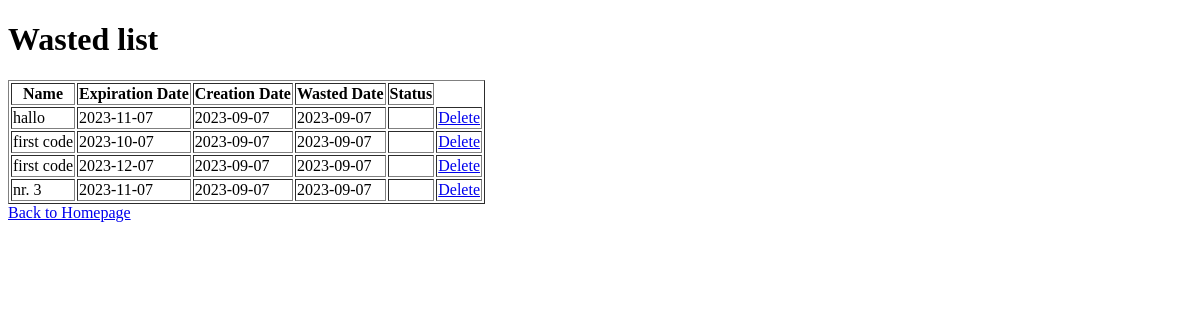
The app's page /wasted_product_list with its own data.
### app.py (models this page shows, shortened)
class Product(db.Model):
    id = db.Column(db.Integer, primary_key=True)
    product_name = db.Column(db.String(200), nullable=False)
    date_created = db.Column(db.DateTime, default=datetime.utcnow)
    date_wasted = db.Column(db.DateTime, default=datetime.utcnow)
    expiration_date = db.Column(db.Date)
    active_status = db.Column(db.Boolean, default=True)
    barcode_id = db.Column(db.Integer, db.ForeignKey('barcode.id'))
    barcode = db.relationship('Barcode', back_populates='products')

### app.py (the view)
@app.route('/wasted_product_list', methods=['GET', 'POST'])
def wasted_product_list():
    products = Product.query.filter_by(active_status=False).order_by(Product.date_created).all()
    return render_template("wasted_product_list.html", products=products)

### templates/wasted_product_list.html (shortened to what this page needs)
{% extends 'base.html' %}
{% block body %}
<div class="content">
    <h1>Wasted list</h1>
    {% if products|length < 1 %} <h4>There are no products.</h4>
        {% else %}
        <table border="1">
            <tr>
                <th>Name</th>
                <th>Expiration Date</th>
                <th>Creation Date</th>
                <th>Wasted Date</th>
                <th>Status</th>
            </tr>
            {% for product in products %}
            <tr>
                <td class="product-name">{{ product.product_name }}</td>
                <td class="expiration-date">{{ product.expiration_date }}</td>
                <td class="creation-date">{{ product.date_created.strftime('%Y-%m-%d') }}</td>
                {% if product.date_wasted != None %}
                    <td class="wasted-date">{{ product.date_wasted.strftime('%Y-%m-%d') }}</td>
                {% endif %}
                <td class="wasted-status" data-product-id="{{ product.id }}"></td>
                <td>
                    <a href="/delete_product/{{product.id}}">Delete</a>
                </td>
            </tr>
            {% endfor %}
        </table>
        {% endif %}
        <a href="/">Back to Homepage</a>
</div>
{% endblock %}

### templates/base.html (shortened to what this page needs)
<!DOCTYPE html>
<html lang="en">
<head>
    <link rel="stylesheet" href="{{ url_for('static', filename='css/main.css')}}">
</head>
<body>
    {% block body %} {% endblock %}
</body>
</html>

### records on screen
Product: product_name "hallo", expiration_date "2023-11-07", date_created "2023-09-07", date_wasted "2023-09-07"
Product: product_name "first code", expiration_date "2023-10-07", date_created "2023-09-07", date_wasted "2023-09-07"
Product: product_name "first code", expiration_date "2023-12-07", date_created "2023-09-07", date_wasted "2023-09-07"
Product: product_name "nr. 3", expiration_date "2023-11-07", date_created "2023-09-07", date_wasted "2023-09-07"
